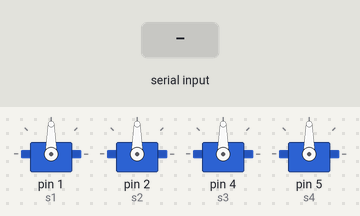
Bench run of a sketch on a simulated Arduino Uno, built with avr-gcc and run on an emulated ATmega328P. On the bench: 4 × servo. Inputs (shaded band) come from the test bench.

Above: at 1.2 s.
1.3 s: "G" received over Serial
At 2.0 s:
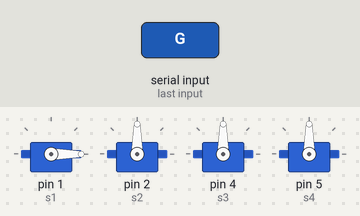
At 7.7 s:
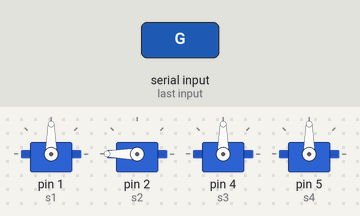
Timing chart, 0 to 20.8 s (numbered marks = the images above; inputs shaded):
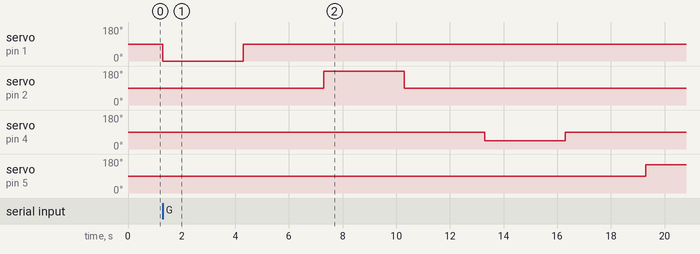

Measured:
- after the input at 1.3 s, servo on pin 1 (s1): 90° → 0° at once, → 90° 3.0 s later; servo on pin 2 (s2): 90° → 180° after 6.0 s, → 90° 3.0 s later; servo on pin 4 (s3): 90° → 45° after 12.0 s, → 90° 3.0 s later; servo on pin 5 (s4): 90° → 150° after 18.0 s

The sketch:

sketch_dec4a.ino
```cpp
#include <Servo.h>

Servo s1;
Servo s2;
Servo s3;
Servo s4;

void setup() {
  Serial.begin(9600);

  s1.attach(1);   // 1. servo
  s2.attach(2);   // 2. servo
  s3.attach(4);   // 3. servo
  s4.attach(5);   // 4. servo

  // Hepsi nötr konumda başlasın
  s1.write(90);
  s2.write(90);
  s3.write(90);
  s4.write(90);
}

void loop() {
  if (Serial.available()) {
    char komut = Serial.read();

    if (komut == 'G') {      // YEŞİL ALGILANDI
      servoSirayla();        // 4 servo sırayla çalışır
    }

    if (komut == 'R') {      // KIRMIZI ALGILANDI
      servoDurdur();         // Hepsi durur → 90 derece
    }
  }
}

// ----- 4 SERVO SIRAYLA ÇALIŞAN FONKSİYON -----
void servoSirayla() {

  // 1. servo
  s1.write(0);
  delay(3000);
  s1.write(90);
  delay(3000);

  // 2. servo
  s2.write(180);
  delay(3000);
  s2.write(90);
  delay(3000);

  // 3. servo
  s3.write(45);
  delay(3000);
  s3.write(90);
  delay(3000);

  // 4. servo
  s4.write(150);
  delay(3000);
  s4.write(90);
  delay(3000);
}

// ----- Tüm Servoları DURDURAN FONKSİYON -----
void servoDurdur() {
  s1.write(90);
  s2.write(90);
  s3.write(90);
  s4.write(90);
}
```
